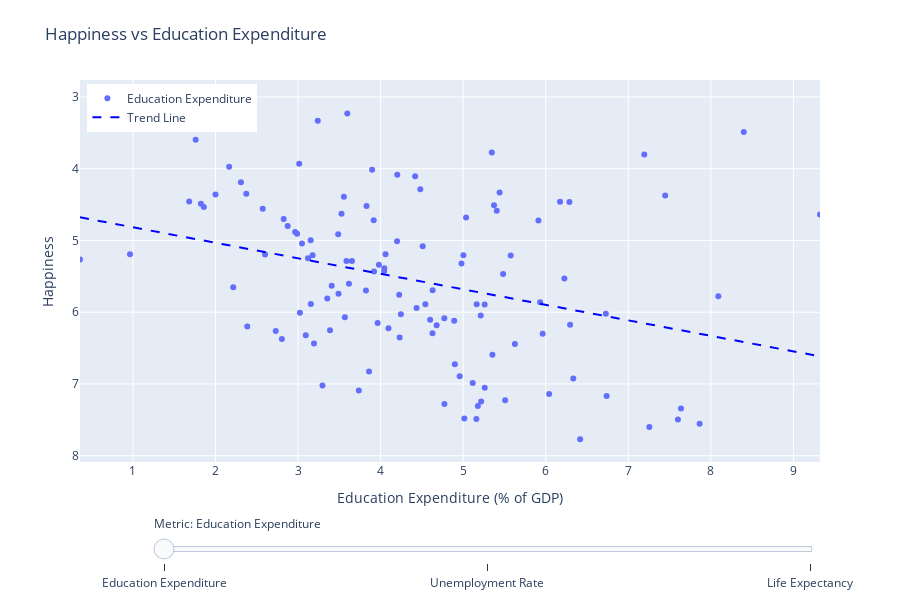

Notebook cell for this chart:
### Markdown cell above
**Money does not buy happiness**

Economic wealth could explain some of the variation in national happiness. However, other societal indicators may offer different insights. To further investigate the what influences the way people perceive their happiness, we examined its relationship with education expenditure, unemployment rate, and life expectancy.

In the plot about Happiness vs Education Expenditure, there is a slight positive trend. Countries that allocate a higher percentage of their GDP to education generally report higher happiness levels according to the dataset. It suggests that investment in quality education contributes to societal well-being and happiness.

The plot about Happiness vs Unemployment Rate has a slight negative trendline: as unemployment increases, average happiness declines according to the dataset. This is a result in line with previous research like Winkelmann (2014), which found that unemployment consistently and significantly reduces life satisfaction and caused a reduction in the happiness score recorded, both due to economic insecurity and the psychological toll of uncertainty.

In the plot about Happiness vs Life Expectancy, a positive correlation can be read from the regression line. Countries where people live longer also tend to report higher happiness scores. This relationship is likely tied to broader indicators of public health and quality of life. As with education, longer life expectancy reflects better healthcare systems, better nutrition, and a better environments, all of this tends to go hand-in-hand with happiness.

### Code cell
import pandas as pd
import plotly.graph_objects as go
from plotly.offline import init_notebook_mode, iplot

init_notebook_mode(connected=True)

df = pd.read_csv('final.csv')

df['Happiness_rank'] = df['Happiness'].rank(method='min', ascending=False).astype(int)
total_countries = df['Country'].nunique()

df_edu   = df.dropna(subset=['Edu_expenditure_pct', 'Happiness', 'Country', 'Happiness_rank'])
df_unemp = df.dropna(subset=['Unemployment_rate',    'Happiness', 'Country', 'Happiness_rank'])
df_le    = df.dropna(subset=['Life_expectancy',      'Happiness', 'Country', 'Happiness_rank'])

x_range_edu   = [df_edu['Edu_expenditure_pct'].min(), df_edu['Edu_expenditure_pct'].max()]
x_range_unemp = [df_unemp['Unemployment_rate'].min(), df_unemp['Unemployment_rate'].max()]
x_range_le    = [df_le['Life_expectancy'].min(), df_le['Life_expectancy'].max()]
y_range       = [df['Happiness'].min(), df['Happiness'].max()]

def add_trend_trace(x, y, color, visible=True):

    x_vals = x.values.reshape(-1, 1)
    y_vals = y.values.reshape(-1, 1)
    
    model = LinearRegression()
    model.fit(x_vals, y_vals)

    x_trend = np.linspace(min(x), max(x), 100)
    y_trend = model.predict(x_trend.reshape(-1, 1)).flatten()
    
    return go.Scatter(
        x=x_trend,
        y=y_trend,
        mode='lines',
        line=dict(color=color, dash='dash'),
        name='Trend Line',
        visible=visible,
        hoverinfo='skip'
    )

trace_edu = go.Scatter(
    x=df_edu['Edu_expenditure_pct'],
    y=df_edu['Happiness'],
    mode='markers',
    name='Education Expenditure',
    visible=True,
    text=df_edu['Country'],
    customdata=df_edu['Happiness_rank'],
    hovertemplate=(
        "Country: %{text}<br>"
        f"Rank: %{{customdata}} out of {total_countries}<br>"
        "Education Expenditure: %{x:.1f}% of GDP<br>"
        "Happiness: %{y:.2f}<extra></extra>"
    )
)

trace_unemp = go.Scatter(
    x=df_unemp['Unemployment_rate'],
    y=df_unemp['Happiness'],
    mode='markers',
    name='Unemployment Rate',
    visible=False,
    text=df_unemp['Country'],
    customdata=df_unemp['Happiness_rank'],
    hovertemplate=(
        "Country: %{text}<br>"
        f"Rank: %{{customdata}} out of {total_countries}<br>"
        "Unemployment Rate: %{x:.1f}%<br>"
        "Happiness: %{y:.2f}<extra></extra>"
    )
)

trace_le = go.Scatter(
    x=df_le['Life_expectancy'],
    y=df_le['Happiness'],
    mode='markers',
    name='Life Expectancy',
    visible=False,
    text=df_le['Country'],
    customdata=df_le['Happiness_rank'],
    hovertemplate=(
        "Country: %{text}<br>"
        f"Rank: %{{customdata}} out of {total_countries}<br>"
        "Life Expectancy: %{x:.1f} years<br>"
        "Happiness: %{y:.2f}<extra></extra>"
    )
)

trend_edu = add_trend_trace(df_edu['Edu_expenditure_pct'], df_edu['Happiness'], 'blue', True)
trend_unemp = add_trend_trace(df_unemp['Unemployment_rate'], df_unemp['Happiness'], 'blue', False)
trend_le = add_trend_trace(df_le['Life_expectancy'], df_le['Happiness'], 'blue', False)

fig = go.Figure(data=[trace_edu, trace_unemp, trace_le, trend_edu, trend_unemp, trend_le])

steps = [
    dict(method='update', label='Education Expenditure',
         args=[{'visible': [True, False, False, True, False, False]},
               {'title': 'Happiness vs Education Expenditure',
                'xaxis': {'title': 'Education Expenditure (% of GDP)', 'range': x_range_edu, 'fixedrange': True},
                'yaxis': {'title': 'Happiness', 'range': y_range, 'fixedrange': True}}]),
    dict(method='update', label='Unemployment Rate',
         args=[{'visible': [False, True, False, False, True, False]},
               {'title': 'Happiness vs Unemployment Rate',
                'xaxis': {'title': 'Unemployment Rate (%)', 'range': x_range_unemp, 'fixedrange': True},
                'yaxis': {'title': 'Happiness', 'range': y_range, 'fixedrange': True}}]),
    dict(method='update', label='Life Expectancy',
         args=[{'visible': [False, False, True, False, False, True]},
               {'title': 'Happiness vs Life Expectancy',
                'xaxis': {'title': 'Life Expectancy (years)', 'range': x_range_le, 'fixedrange': True},
                'yaxis': {'title': 'Happiness', 'range': y_range, 'fixedrange': True}}])
]

fig.update_layout(
    sliders=[dict(
        active=0,
        currentvalue={'prefix': 'Metric: '},
        pad={'t': 50},
        steps=steps,
        len=0.9,
        x=0.1,
        xanchor='left'
    )],
    title="Happiness vs Education Expenditure",
    width=900,
    height=600,
    autosize=False,
    margin=dict(t=80, b=80, l=80, r=80),
    xaxis=dict(
        title=dict(text='Education Expenditure (% of GDP)', font=dict(size=14)),
        range=x_range_edu,
        fixedrange=True,
        tickmode='linear',
        dtick=1,
        tickfont=dict(size=12),
        automargin=False
    ),
    yaxis=dict(
        title=dict(text='Happiness', font=dict(size=14)),
        range=y_range,
        fixedrange=True,
        tickmode='linear',
        dtick=1,
        tickfont=dict(size=12),
        automargin=False,
        autorange='reversed'
    ),
    hoverlabel=dict(font=dict(size=12)),
    showlegend=True,
    legend=dict(
        font=dict(size=12),
        x=0.01, y=0.99,
        borderwidth=0
    )
)


iplot(fig)

### Figure 1 — Plotly figure (JSON) as saved in the notebook; plotly's stock layout.template omitted (floating-point values rounded to 4 significant figures; data arrays with more than 128 entries replaced by an {"elided": "..."} marker saying what was removed)
{"data": [{"customdata": [1, 2, 3, 4, 5, 6, 7, 8, 9, 10, 11, 12, 13, 14, 15, 16, 17, 18, 19, 20, 21, 23, 24, 25, 27, 28, 29, 30, 31, 32, 33, 34, 35, 36, 37, 38, 40, 41, 43, 44, 45, 46, 47, 48, 49, 50, 51, 52, 53, 54, 55, 56, 57, 58, 59, 60, 61, 62, 63, 64, 67, 68, 69, 70, 71, 72, 73, 74, 76, 77, 78, 79, 79, 81, 82, 83, 84, 85, 86, 87, 88, 89, 90, 91, 92, 93, 94, 95, 97, 98, 99, 100, 101, 102, 103, 104, 105, 106, 107, 109, 110, 112, 113, 114, 115, 116, 117, 118, 119, 120, 122, 123, 124, 126, 127, 129, 130, 132], "hovertemplate": "Country: %{text}<br>Rank: %{customdata} out of 133<br>Education Expenditure: %{x:.1f}% of GDP<br>Happiness: %{y:.2f}<extra></extra>", "mode": "markers", "name": "Education Expenditure", "text": ["Finland", "Denmark", "Norway", "Iceland", "Netherlands", "Switzerland", "Sweden", "New Zealand", "Canada", "Austria", "Australia", "Costa Rica", "Israel", "Luxembourg", "United Kingdom", "Ireland", "Germany", "Belgium", "United States", "United Arab Emirates", "Malta", "France", "Chile", "Guatemala", "Qatar", "Spain", "Panama", "Brazil", "Uruguay", "Singapore", "El Salvador", "Italy", "Bahrain", "Poland", "Uzbekistan", "Lithuania", "Slovenia", "Nicaragua", "Argentina", "Romania", "Cyprus", "Ecuador", "Kuwait", "Thailand", "Latvia", "Estonia", "Jamaica", "Mauritius", "Japan", "Honduras", "Kazakhstan", "Bolivia", "Hungary", "Paraguay", "Peru", "Portugal", "Pakistan", "Philippines", "Serbia", "Moldova", "Tajikistan", "Croatia", "Dominican Republic", "Bosnia and Herzegovina", "Malaysia", "Belarus", "Greece", "Mongolia", "Nigeria", "Turkmenistan", "Algeria", "Morocco", "Azerbaijan", "Lebanon", "Indonesia", "China", "Bhutan", "Cameroon", "Bulgaria", "Ghana", "Nepal", "Jordan", "Benin", "Gabon", "South Africa", "Albania", "Cambodia", "Senegal", "Namibia", "Niger", "Burkina Faso", "Armenia", "Guinea", "Georgia", "Kenya", "Mauritania", "Mozambique", "Tunisia", "Bangladesh", "Mali", "Sierra Leone", "Myanmar", "Chad", "Ukraine", "Ethiopia", "Uganda", "Zambia", "Togo", "India", "Liberia", "Madagascar", "Lesotho", "Burundi", "Haiti", "Botswana", "Rwanda", "Tanzania", "Central African Republic"], "type": "scatter", "visible": true, "x": [6.417, 7.255, 7.865, 7.601, 5.16, 5.014, 7.639, 5.178, 4.773, 5.218, 5.509, 6.738, 6.041, 3.736, 5.261, 3.296, 5.116, 6.334, 4.957, 3.86, 4.899, 5.354, 5.626, 3.193, 2.804, 4.23, 3.093, 5.963, 4.628, 2.73, 3.387, 4.095, 2.385, 4.679, 6.295, 3.964, 4.892, 4.6, 4.772, 3.567, 5.213, 4.246, 6.728, 3.022, 4.436, 5.26, 5.164, 4.542, 3.155, 5.932, 3.354, 8.091, 4.225, 3.49, 3.822, 4.63, 2.215, 3.407, 3.616, 6.226, 5.484, 3.92, 4.043, 4.044, 3.98, 4.979, 3.586, 3.652, 0.3585, 3.121, 5.575, 5.003, 3.176, 2.6, 0.9644, 4.059, 4.51, 3.047, 4.199, 3.153, 3.486, 2.988, 2.965, 2.874, 5.912, 3.916, 2.826, 5.035, 9.323, 3.526, 5.407, 2.572, 1.858, 3.83, 5.374, 1.823, 6.286, 6.174, 1.681, 3.555, 7.447, 2.0, 2.372, 5.441, 4.481, 2.308, 4.418, 4.202, 3.897, 2.165, 3.013, 7.194, 5.347, 1.759, 8.399, 3.239, 3.597, 1.768], "y": [7.769, 7.6, 7.554, 7.494, 7.488, 7.48, 7.343, 7.307, 7.278, 7.246, 7.228, 7.167, 7.139, 7.09, 7.054, 7.021, 6.985, 6.923, 6.892, 6.825, 6.726, 6.592, 6.444, 6.436, 6.374, 6.354, 6.321, 6.3, 6.293, 6.262, 6.253, 6.223, 6.199, 6.182, 6.174, 6.149, 6.118, 6.105, 6.086, 6.07, 6.046, 6.028, 6.021, 6.008, 5.94, 5.893, 5.89, 5.888, 5.886, 5.86, 5.809, 5.779, 5.758, 5.743, 5.697, 5.693, 5.653, 5.631, 5.603, 5.529, 5.467, 5.432, 5.425, 5.386, 5.339, 5.323, 5.287, 5.285, 5.265, 5.247, 5.211, 5.208, 5.208, 5.197, 5.192, 5.191, 5.082, 5.044, 5.011, 4.996, 4.913, 4.906, 4.883, 4.799, 4.722, 4.719, 4.7, 4.681, 4.639, 4.628, 4.587, 4.559, 4.534, 4.519, 4.509, 4.49, 4.466, 4.461, 4.456, 4.39, 4.374, 4.36, 4.35, 4.332, 4.286, 4.189, 4.107, 4.085, 4.015, 3.975, 3.933, 3.802, 3.775, 3.597, 3.488, 3.334, 3.231, 3.083]}, {"customdata": [1, 2, 3, 4, 5, 6, 7, 8, 9, 10, 11, 12, 13, 14, 15, 16, 17, 18, 19, 20, 21, 22, 23, 24, 25, 26, 27, 28, 29, 30, 31, 32, 33, 34, 36, 37, 38, 39, 40, 42, 43, 44, 45, 46, 48, 49, 50, 51, 52, 53, 54, 55, 56, 57, 58, 59, 60, 61, 62, 63, 64, 66, 68, 69, 70, 71, 72, 73, 74, 75, 76, 79, 81, 82, 83, 84, 86, 89, 90, 92, 93, 94, 95, 96, 98, 99, 100, 101, 102, 103, 104, 106, 109, 111, 112, 114, 116, 117, 118, 119, 123, 125, 127, 129], "hovertemplate": "Country: %{text}<br>Rank: %{customdata} out of 133<br>Unemployment Rate: %{x:.1f}%<br>Happiness: %{y:.2f}<extra></extra>", "mode": "markers", "name": "Unemployment Rate", "text": ["Finland", "Denmark", "Norway", "Iceland", "Netherlands", "Switzerland", "Sweden", "New Zealand", "Canada", "Austria", "Australia", "Costa Rica", "Israel", "Luxembourg", "United Kingdom", "Ireland", "Germany", "Belgium", "United States", "United Arab Emirates", "Malta", "Mexico", "France", "Chile", "Guatemala", "Saudi Arabia", "Qatar", "Spain", "Panama", "Brazil", "Uruguay", "Singapore", "El Salvador", "Italy", "Poland", "Uzbekistan", "Lithuania", "Colombia", "Slovenia", "Kosovo", "Argentina", "Romania", "Cyprus", "Ecuador", "Thailand", "Latvia", "Estonia", "Jamaica", "Mauritius", "Japan", "Honduras", "Kazakhstan", "Bolivia", "Hungary", "Paraguay", "Peru", "Portugal", "Pakistan", "Philippines", "Serbia", "Moldova", "Montenegro", "Croatia", "Dominican Republic", "Bosnia and Herzegovina", "Malaysia", "Belarus", "Greece", "Mongolia", "North Macedonia", "Nigeria", "Azerbaijan", "Lebanon", "Indonesia", "China", "Bhutan", "Bulgaria", "Jordan", "Benin", "South Africa", "Albania", "Cambodia", "Senegal", "Somalia", "Niger", "Burkina Faso", "Armenia", "Guinea", "Georgia", "Kenya", "Mauritania", "Tunisia", "Mali", "Sri Lanka", "Myanmar", "Ukraine", "Uganda", "Zambia", "Togo", "India", "Lesotho", "Zimbabwe", "Botswana", "Rwanda"], "type": "scatter", "visible": false, "x": [6.695, 5.018, 3.684, 3.507, 3.379, 4.394, 6.833, 4.109, 5.69, 4.56, 5.143, 10.81, 3.731, 5.592, 3.657, 4.95, 3.163, 5.364, 3.669, 2.331, 3.627, 3.477, 8.415, 7.493, 2.193, 5.636, 0.1, 14.11, 6.409, 11.94, 8.836, 3.1, 4.17, 9.952, 3.267, 8.98, 6.255, 10.28, 4.446, 25.07, 9.843, 3.912, 7.155, 3.812, 0.716, 6.312, 4.514, 4.987, 6.331, 2.351, 5.698, 4.8, 3.682, 3.419, 6.595, 3.379, 6.464, 4.83, 2.237, 10.39, 1.502, 15.13, 6.617, 6.356, 15.69, 3.26, 4.165, 17.05, 9.024, 17.41, 10.7, 5.0, 11.3, 3.59, 5.15, 2.72, 4.23, 16.8, 1.214, 28.47, 11.47, 0.499, 2.863, 18.83, 0.532, 1.56, 9.794, 5.018, 11.56, 5.014, 10.42, 17.15, 3.29, 4.67, 0.407, 8.194, 2.563, 5.538, 2.036, 6.51, 16.88, 7.373, 20.09, 11.24], "y": [7.769, 7.6, 7.554, 7.494, 7.488, 7.48, 7.343, 7.307, 7.278, 7.246, 7.228, 7.167, 7.139, 7.09, 7.054, 7.021, 6.985, 6.923, 6.892, 6.825, 6.726, 6.595, 6.592, 6.444, 6.436, 6.375, 6.374, 6.354, 6.321, 6.3, 6.293, 6.262, 6.253, 6.223, 6.182, 6.174, 6.149, 6.125, 6.118, 6.1, 6.086, 6.07, 6.046, 6.028, 6.008, 5.94, 5.893, 5.89, 5.888, 5.886, 5.86, 5.809, 5.779, 5.758, 5.743, 5.697, 5.693, 5.653, 5.631, 5.603, 5.529, 5.523, 5.432, 5.425, 5.386, 5.339, 5.323, 5.287, 5.285, 5.274, 5.265, 5.208, 5.197, 5.192, 5.191, 5.082, 5.011, 4.906, 4.883, 4.722, 4.719, 4.7, 4.681, 4.668, 4.628, 4.587, 4.559, 4.534, 4.519, 4.509, 4.49, 4.461, 4.39, 4.366, 4.36, 4.332, 4.189, 4.107, 4.085, 4.015, 3.802, 3.663, 3.488, 3.334]}, {"customdata": {"elided": "133 int values"}, "hovertemplate": "Country: %{text}<br>Rank: %{customdata} out of 133<br>Life Expectancy: %{x:.1f} years<br>Happiness: %{y:.2f}<extra></extra>", "mode": "markers", "name": "Life Expectancy", "text": {"elided": "133 str values"}, "type": "scatter", "visible": false, "x": {"elided": "133 float values"}, "y": {"elided": "133 float values"}}, {"hoverinfo": "skip", "line": {"color": "blue", "dash": "dash"}, "mode": "lines", "name": "Trend Line", "type": "scatter", "visible": true, "x": [0.3585, 0.449, 0.5396, 0.6301, 0.7207, 0.8112, 0.9018, 0.9923, 1.083, 1.173, 1.264, 1.354, 1.445, 1.536, 1.626, 1.717, 1.807, 1.898, 1.988, 2.079, 2.169, 2.26, 2.35, 2.441, 2.532, 2.622, 2.713, 2.803, 2.894, 2.984, 3.075, 3.165, 3.256, 3.346, 3.437, 3.528, 3.618, 3.709, 3.799, 3.89, 3.98, 4.071, 4.161, 4.252, 4.343, 4.433, 4.524, 4.614, 4.705, 4.795, 4.886, 4.976, 5.067, 5.157, 5.248, 5.339, 5.429, 5.52, 5.61, 5.701, 5.791, 5.882, 5.972, 6.063, 6.153, 6.244, 6.335, 6.425, 6.516, 6.606, 6.697, 6.787, 6.878, 6.968, 7.059, 7.149, 7.24, 7.331, 7.421, 7.512, 7.602, 7.693, 7.783, 7.874, 7.964, 8.055, 8.145, 8.236, 8.327, 8.417, 8.508, 8.598, 8.689, 8.779, 8.87, 8.96, 9.051, 9.141, 9.232, 9.323], "y": [4.678, 4.698, 4.717, 4.737, 4.756, 4.776, 4.796, 4.815, 4.835, 4.854, 4.874, 4.893, 4.913, 4.933, 4.952, 4.972, 4.991, 5.011, 5.03, 5.05, 5.07, 5.089, 5.109, 5.128, 5.148, 5.167, 5.187, 5.206, 5.226, 5.246, 5.265, 5.285, 5.304, 5.324, 5.343, 5.363, 5.383, 5.402, 5.422, 5.441, 5.461, 5.48, 5.5, 5.52, 5.539, 5.559, 5.578, 5.598, 5.617, 5.637, 5.657, 5.676, 5.696, 5.715, 5.735, 5.754, 5.774, 5.794, 5.813, 5.833, 5.852, 5.872, 5.891, 5.911, 5.931, 5.95, 5.97, 5.989, 6.009, 6.028, 6.048, 6.068, 6.087, 6.107, 6.126, 6.146, 6.165, 6.185, 6.204, 6.224, 6.244, 6.263, 6.283, 6.302, 6.322, 6.341, 6.361, 6.381, 6.4, 6.42, 6.439, 6.459, 6.478, 6.498, 6.518, 6.537, 6.557, 6.576, 6.596, 6.615]}, {"hoverinfo": "skip", "line": {"color": "blue", "dash": "dash"}, "mode": "lines", "name": "Trend Line", "type": "scatter", "visible": false, "x": [0.1, 0.3865, 0.6731, 0.9596, 1.246, 1.533, 1.819, 2.106, 2.392, 2.679, 2.965, 3.252, 3.539, 3.825, 4.112, 4.398, 4.685, 4.971, 5.258, 5.544, 5.831, 6.117, 6.404, 6.691, 6.977, 7.264, 7.55, 7.837, 8.123, 8.41, 8.696, 8.983, 9.269, 9.556, 9.843, 10.13, 10.42, 10.7, 10.99, 11.28, 11.56, 11.85, 12.13, 12.42, 12.71, 12.99, 13.28, 13.57, 13.85, 14.14, 14.43, 14.71, 15.0, 15.29, 15.57, 15.86, 16.15, 16.43, 16.72, 17.01, 17.29, 17.58, 17.87, 18.15, 18.44, 18.73, 19.01, 19.3, 19.59, 19.87, 20.16, 20.44, 20.73, 21.02, 21.3, 21.59, 21.88, 22.16, 22.45, 22.74, 23.02, 23.31, 23.6, 23.88, 24.17, 24.46, 24.74, 25.03, 25.32, 25.6, 25.89, 26.18, 26.46, 26.75, 27.04, 27.32, 27.61, 27.89, 28.18, 28.47], "y": [6.068, 6.054, 6.04, 6.025, 6.011, 5.997, 5.982, 5.968, 5.954, 5.939, 5.925, 5.911, 5.896, 5.882, 5.868, 5.853, 5.839, 5.825, 5.81, 5.796, 5.782, 5.767, 5.753, 5.739, 5.724, 5.71, 5.696, 5.681, 5.667, 5.653, 5.638, 5.624, 5.609, 5.595, 5.581, 5.566, 5.552, 5.538, 5.523, 5.509, 5.495, 5.48, 5.466, 5.452, 5.437, 5.423, 5.409, 5.394, 5.38, 5.366, 5.351, 5.337, 5.323, 5.308, 5.294, 5.28, 5.265, 5.251, 5.237, 5.222, 5.208, 5.194, 5.179, 5.165, 5.15, 5.136, 5.122, 5.107, 5.093, 5.079, 5.064, 5.05, 5.036, 5.021, 5.007, 4.993, 4.978, 4.964, 4.95, 4.935, 4.921, 4.907, 4.892, 4.878, 4.864, 4.849, 4.835, 4.821, 4.806, 4.792, 4.778, 4.763, 4.749, 4.735, 4.72, 4.706, 4.692, 4.677, 4.663, 4.648]}, {"hoverinfo": "skip", "line": {"color": "blue", "dash": "dash"}, "mode": "lines", "name": "Trend Line", "type": "scatter", "visible": false, "x": [31.53, 32.06, 32.6, 33.13, 33.66, 34.2, 34.73, 35.27, 35.8, 36.33, 36.87, 37.4, 37.93, 38.47, 39.0, 39.53, 40.07, 40.6, 41.13, 41.67, 42.2, 42.74, 43.27, 43.8, 44.34, 44.87, 45.4, 45.94, 46.47, 47.0, 47.54, 48.07, 48.61, 49.14, 49.67, 50.21, 50.74, 51.27, 51.81, 52.34, 52.87, 53.41, 53.94, 54.47, 55.01, 55.54, 56.08, 56.61, 57.14, 57.68, 58.21, 58.74, 59.28, 59.81, 60.34, 60.88, 61.41, 61.95, 62.48, 63.01, 63.55, 64.08, 64.61, 65.15, 65.68, 66.21, 66.75, 67.28, 67.81, 68.35, 68.88, 69.42, 69.95, 70.48, 71.02, 71.55, 72.08, 72.62, 73.15, 73.68, 74.22, 74.75, 75.29, 75.82, 76.35, 76.89, 77.42, 77.95, 78.49, 79.02, 79.55, 80.09, 80.62, 81.15, 81.69, 82.22, 82.76, 83.29, 83.82, 84.36], "y": [1.264, 1.318, 1.372, 1.426, 1.481, 1.535, 1.589, 1.644, 1.698, 1.752, 1.807, 1.861, 1.915, 1.969, 2.024, 2.078, 2.132, 2.187, 2.241, 2.295, 2.349, 2.404, 2.458, 2.512, 2.567, 2.621, 2.675, 2.729, 2.784, 2.838, 2.892, 2.947, 3.001, 3.055, 3.109, 3.164, 3.218, 3.272, 3.327, 3.381, 3.435, 3.489, 3.544, 3.598, 3.652, 3.707, 3.761, 3.815, 3.869, 3.924, 3.978, 4.032, 4.087, 4.141, 4.195, 4.25, 4.304, 4.358, 4.412, 4.467, 4.521, 4.575, 4.63, 4.684, 4.738, 4.792, 4.847, 4.901, 4.955, 5.01, 5.064, 5.118, 5.172, 5.227, 5.281, 5.335, 5.39, 5.444, 5.498, 5.552, 5.607, 5.661, 5.715, 5.77, 5.824, 5.878, 5.932, 5.987, 6.041, 6.095, 6.15, 6.204, 6.258, 6.312, 6.367, 6.421, 6.475, 6.53, 6.584, 6.638]}], "layout": {"autosize": false, "height": 600, "hoverlabel": {"font": {"size": 12}}, "legend": {"borderwidth": 0, "font": {"size": 12}, "x": 0.01, "y": 0.99}, "margin": {"b": 80, "l": 80, "r": 80, "t": 80}, "showlegend": true, "sliders": [{"active": 0, "currentvalue": {"prefix": "Metric: "}, "len": 0.9, "pad": {"t": 50}, "steps": [{"args": [{"visible": [true, false, false, true, false, false]}, {"title": "Happiness vs Education Expenditure", "xaxis": {"fixedrange": true, "range": [0.3585, 9.323], "title": "Education Expenditure (% of GDP)"}, "yaxis": {"fixedrange": true, "range": [2.853, 7.769], "title": "Happiness"}}], "label": "Education Expenditure", "method": "update"}, {"args": [{"visible": [false, true, false, false, true, false]}, {"title": "Happiness vs Unemployment Rate", "xaxis": {"fixedrange": true, "range": [0.1, 28.47], "title": "Unemployment Rate (%)"}, "yaxis": {"fixedrange": true, "range": [2.853, 7.769], "title": "Happiness"}}], "label": "Unemployment Rate", "method": "update"}, {"args": [{"visible": [false, false, true, false, false, true]}, {"title": "Happiness vs Life Expectancy", "xaxis": {"fixedrange": true, "range": [31.53, 84.36], "title": "Life Expectancy (years)"}, "yaxis": {"fixedrange": true, "range": [2.853, 7.769], "title": "Happiness"}}], "label": "Life Expectancy", "method": "update"}], "x": 0.1, "xanchor": "left"}], "title": {"text": "Happiness vs Education Expenditure"}, "width": 900, "xaxis": {"automargin": false, "dtick": 1, "fixedrange": true, "range": [0.3585, 9.323], "tickfont": {"size": 12}, "tickmode": "linear", "title": {"font": {"size": 14}, "text": "Education Expenditure (% of GDP)"}}, "yaxis": {"automargin": false, "autorange": "reversed", "dtick": 1, "fixedrange": true, "range": [2.853, 7.769], "tickfont": {"size": 12}, "tickmode": "linear", "title": {"font": {"size": 14}, "text": "Happiness"}}}}
